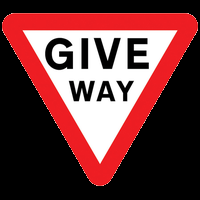
#> input picture images/9.png, 200 x 200 px, found by its file name
$ python erodeEdge.py
#> lines starting #> are read from the running program, lines starting #| are printed output that depends on the picture; after the words box and inside, x2 and y2 are one past the last pixel; in counts of white or black regions, pixels touching at a corner belong together
import numpy as np
import matplotlib.pyplot as plt
import cv2 as cv2
from imgaug import augmenters as iaa
from skimage.io import imread, imshow
from skimage.morphology import erosion, dilation


def multi_erosion(img, kernel, iterations):
    for x in range(iterations):
        img = cv2.erode(img, kernel)
    return img

def multi_dilate(img, kernel, iterations):
    for x in range(iterations):
        img = cv2.dilate(img, kernel)
    return img


fig, ax = plt.subplots(2, 3, figsize=(12, 5))

template = cv2.imread("./images/9.png",cv2.IMREAD_UNCHANGED)
#> template is the input picture: shape (200, 200, 4); mean B, G, R, A 60.9, 59.8, 107.7, 125.9
template = cv2.cvtColor(template, cv2.COLOR_RGBA2BGRA)
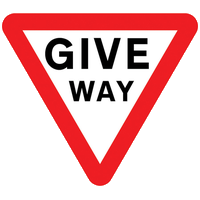
#> template: shape (200, 200, 4); mean R, G, B, A 107.7, 59.8, 60.9, 125.9; transparent parts drawn white
ret, mask1 = cv2.threshold(template[:, :, 3], 0, 255, cv2.THRESH_BINARY)
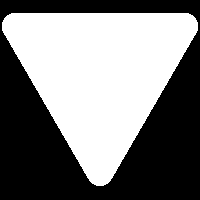
#> mask1: shape (200, 200); 49.4% white; 1 white region, box (x1, y1, x2, y2) and area: (2, 13, 198, 186) 19755
mask = np.ones((template.shape[0:2] + (3,) ),dtype=np.uint8)*255
mask = cv2.bitwise_and(mask, mask, mask=mask1)


ax[1][1].imshow(mask1, cmap = 'gray')
ax[1][1].set_title('mask1', fontsize = 19)

ax[1][2].imshow(mask, cmap = 'gray')
ax[1][2].set_title('mask', fontsize = 19)


color = (255,255,255)

circle_img = np.zeros((200,200))
circle_img= cv2.circle(circle_img, (100, 100), 50, color, -1)

img1 = mask

ax[0][0].imshow(img1, cmap = 'gray')
ax[0][0].set_title('Original', fontsize = 19)


kernel = np.ones((3,3))
cross = cv2.getStructuringElement(cv2.MORPH_CROSS,(3,3))

ax[0][1].imshow(cross, cmap = 'gray')
ax[0][1].set_title('Cross', fontsize = 19)

# eroded = multi_erosion(img1, cross, 5)
# eroded = cv2.erode(img1, cross, iterations=3)
# eroded = cv2.morphologyEx(img1, cv2.MORPH_CLOSE, kernel=cross)
eroded = cv2.erode(img1, cross, iterations=5)
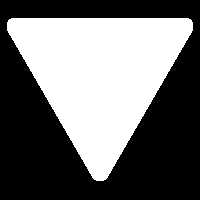
#> eroded: shape (200, 200, 3); 42.8% white; 1 white region, box (x1, y1, x2, y2) and area: (7, 18, 193, 181) 17119

ax[0][2].imshow(eroded, cmap = 'gray')
ax[0][2].set_title('eroded', fontsize = 19)

template[:,:,3] = eroded[:,:,1]
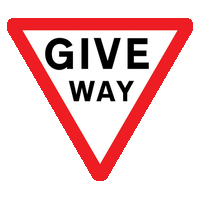
#> template: shape (200, 200, 4); 6.59% of pixels changed, all inside (x1, y1, x2, y2) = (2, 13, 198, 186); transparent parts drawn white

ax[1][0].imshow(template, cmap = 'gray')
ax[1][0].set_title('Template final', fontsize = 19)

plt.show()
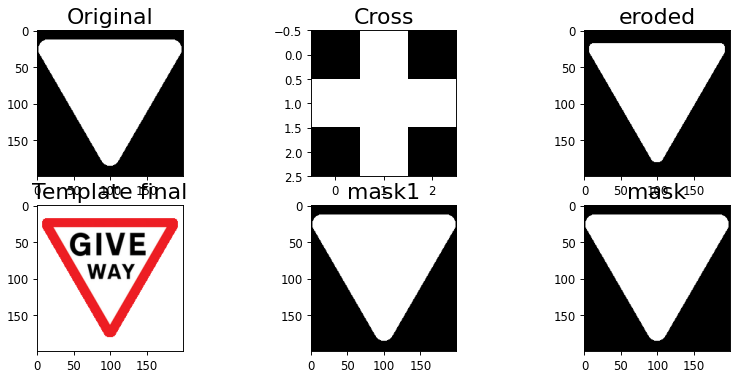
#> figure drawn by matplotlib, 6 panels

template = cv2.cvtColor(template, cv2.COLOR_BGRA2RGBA)
cv2.imwrite("./images/clean.png", template)

$ run again, with images/0.png copied over images/9.png
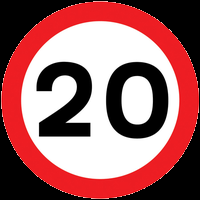
#> input picture images/0.png, 200 x 200 px, found by its file name
#> template is the input picture: shape (200, 200, 4); mean B, G, R, A 103, 101.6, 158.6, 196.2
#> `ret, mask1 = cv2.threshold(template[:, :, 3], 0, 255, cv2.THRESH_BINARY)`:
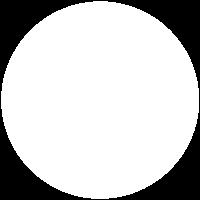
#> mask1: shape (200, 200); 76.9% white; 1 black region, box (x1, y1, x2, y2) and area: (0, 0, 200, 200) 9224
#> eroded: shape (200, 200, 3); 70.1% white; 1 black region, box (x1, y1, x2, y2) and area: (0, 0, 200, 200) 11972
#> `template[:,:,3] = eroded[:,:,1]`:
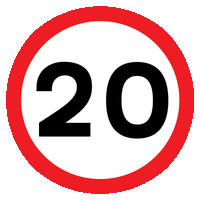
#> template: shape (200, 200, 4); mean R, G, B, A 158.6, 101.6, 103, 178.7; transparent parts drawn white
